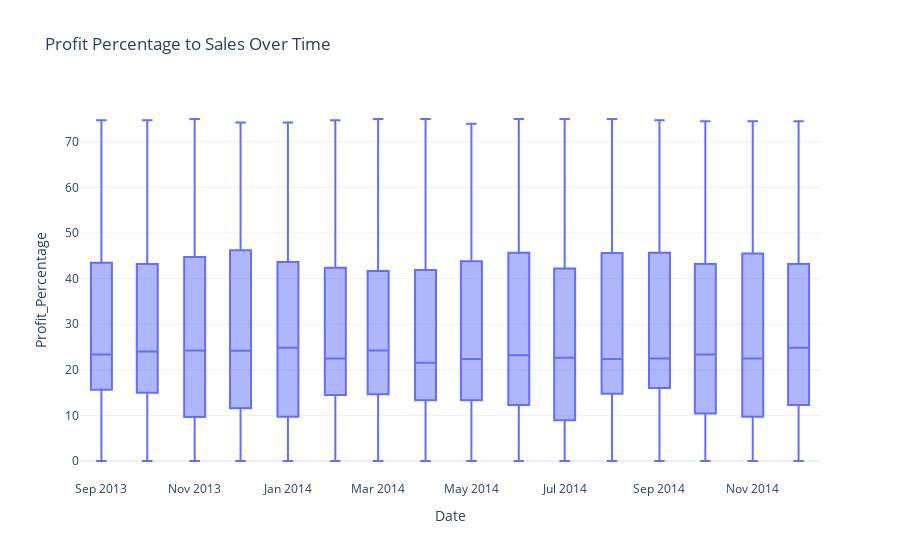

This figure's notebook cell:
### Code cell
# Creating a Plotly box plot
fig = px.box(df, x='Date', y='Profit_Percentage', 
             title='Profit Percentage to Sales Over Time', 
             labels={'Date': 'Date', 'Profit_Percentage': 'Profit Percentage (%)'})

# Updating layout for better presentation
fig.update_layout(
    xaxis_title='Date',
    yaxis_title='Profit_Percentage',
    template='plotly_white'
)

# Display the plot
fig.show()

### Figure 1 — Plotly figure (JSON) as saved in the notebook; plotly's stock layout.template omitted (floating-point values rounded to 4 significant figures; data arrays with more than 128 entries replaced by an {"elided": "..."} marker saying what was removed)
{"data": [{"alignmentgroup": "True", "hovertemplate": "Date=%{x}<br>Profit Percentage (%)=%{y}<extra></extra>", "legendgroup": "", "marker": {"color": "#636efa"}, "name": "", "notched": false, "offsetgroup": "", "orientation": "v", "showlegend": false, "type": "box", "x": {"elided": "700 str values"}, "x0": " ", "xaxis": "x", "y": {"elided": "700 float values"}, "y0": " ", "yaxis": "y"}], "layout": {"boxmode": "group", "legend": {"tracegroupgap": 0}, "title": {"text": "Profit Percentage to Sales Over Time"}, "xaxis": {"anchor": "y", "domain": [0, 1], "title": {"text": "Date"}}, "yaxis": {"anchor": "x", "domain": [0, 1], "title": {"text": "Profit_Percentage"}}}}
